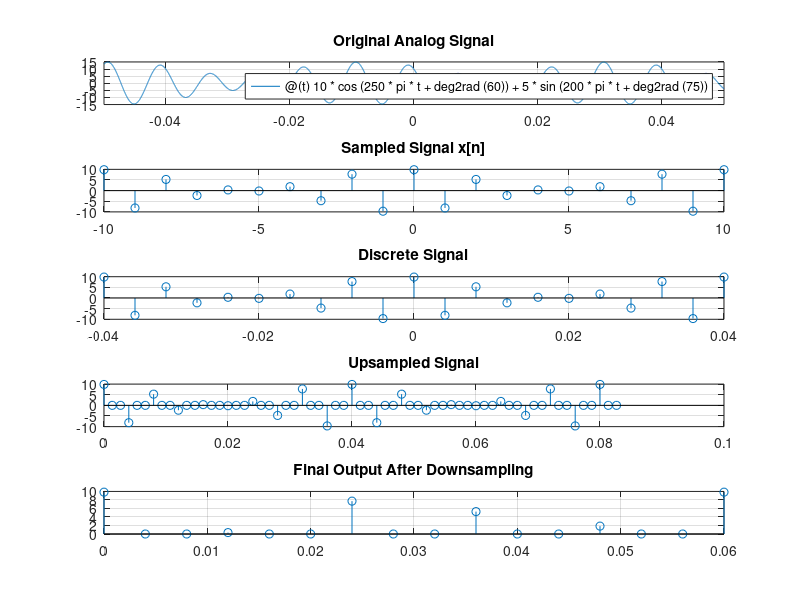

This chart was generated by the following MATLAB code:


%EET 3370: DIGITAL SIGNAL PROCESSING
%LAB 1.
%GROUP MEMBERS:
%1. JOSHUA MUTHENYA WAMBUA EG209/109705/22
%2. AKALA DALVAN EG209/109726/22


%task 2


clc; clear; close all;

% Define parameters
Fs = 250; % Choose Fs > max freq (125 Hz), so Fs = 250 is safe
n = -10:10;
t = n/Fs;

% Original discrete signal
x = 10*cos(250*pi*t + deg2rad(60)) + 5*sin(200*pi*t + deg2rad(75));

% Upsampled by 3
x_up = upsample(x, 3);

% Downsampled the upsampled signal by 4
x_down = downsample(x_up, 4);

% Time vectors for plotting
t_up = (0:length(x_up)-1)/Fs/3;
t_down = (0:length(x_down)-1)/Fs;

% Plots
figure;
subplot(5,1,1); fplot(@(t) 10*cos(250*pi*t + deg2rad(60)) + 5*sin(200*pi*t + deg2rad(75)), [-0.05, 0.05]);
title('Original Analog Signal'); grid on;

subplot(5,1,2); stem(n, x); title('Sampled Signal x[n]'); grid on;

subplot(5,1,3); stem(t, x); title('Discrete Signal'); grid on;

subplot(5,1,4); stem(t_up, x_up); title('Upsampled Signal'); grid on;

subplot(5,1,5); stem(t_down, x_down); title('Final Output After Downsampling'); grid on;
